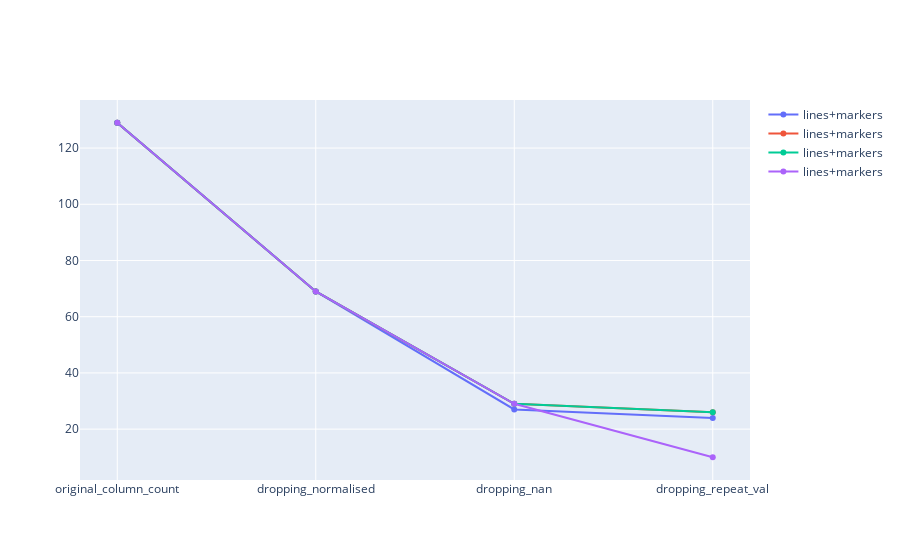

Notebook source saved alongside this figure:
### Code cell
fig = go.Figure()
fig.add_trace(go.Scatter(x=a, y=b,
                    mode='lines+markers',
                    name='lines+markers'))
fig.add_trace(go.Scatter(x=a, y=c,
                    mode='lines+markers',
                    name='lines+markers'))
fig.add_trace(go.Scatter(x=a, y=d,
                    mode='lines+markers',
                    name='lines+markers'))
fig.add_trace(go.Scatter(x=a, y=e,
                    mode='lines+markers',
                    name='lines+markers'))
# fig.add_trace(go.Scatter(x=random_x, y=random_y1,
#                     mode='lines+markers',
#                     name='lines+markers'))
# fig.add_trace(go.Scatter(x=random_x, y=random_y2,
#                     mode='markers', name='markers'))

fig.show()

### Figure 1 — Plotly figure (JSON) as saved in the notebook; plotly's stock layout.template omitted (floating-point values rounded to 4 significant figures)
{"data": [{"mode": "lines+markers", "name": "lines+markers", "type": "scatter", "x": ["original_column_count", "dropping_normalised", "dropping_nan", "dropping_repeat_val"], "y": [129, 69, 27, 24]}, {"mode": "lines+markers", "name": "lines+markers", "type": "scatter", "x": ["original_column_count", "dropping_normalised", "dropping_nan", "dropping_repeat_val"], "y": [129, 69, 29, 26]}, {"mode": "lines+markers", "name": "lines+markers", "type": "scatter", "x": ["original_column_count", "dropping_normalised", "dropping_nan", "dropping_repeat_val"], "y": [129, 69, 29, 26]}, {"mode": "lines+markers", "name": "lines+markers", "type": "scatter", "x": ["original_column_count", "dropping_normalised", "dropping_nan", "dropping_repeat_val"], "y": [129, 69, 29, 10]}], "layout": {}}
